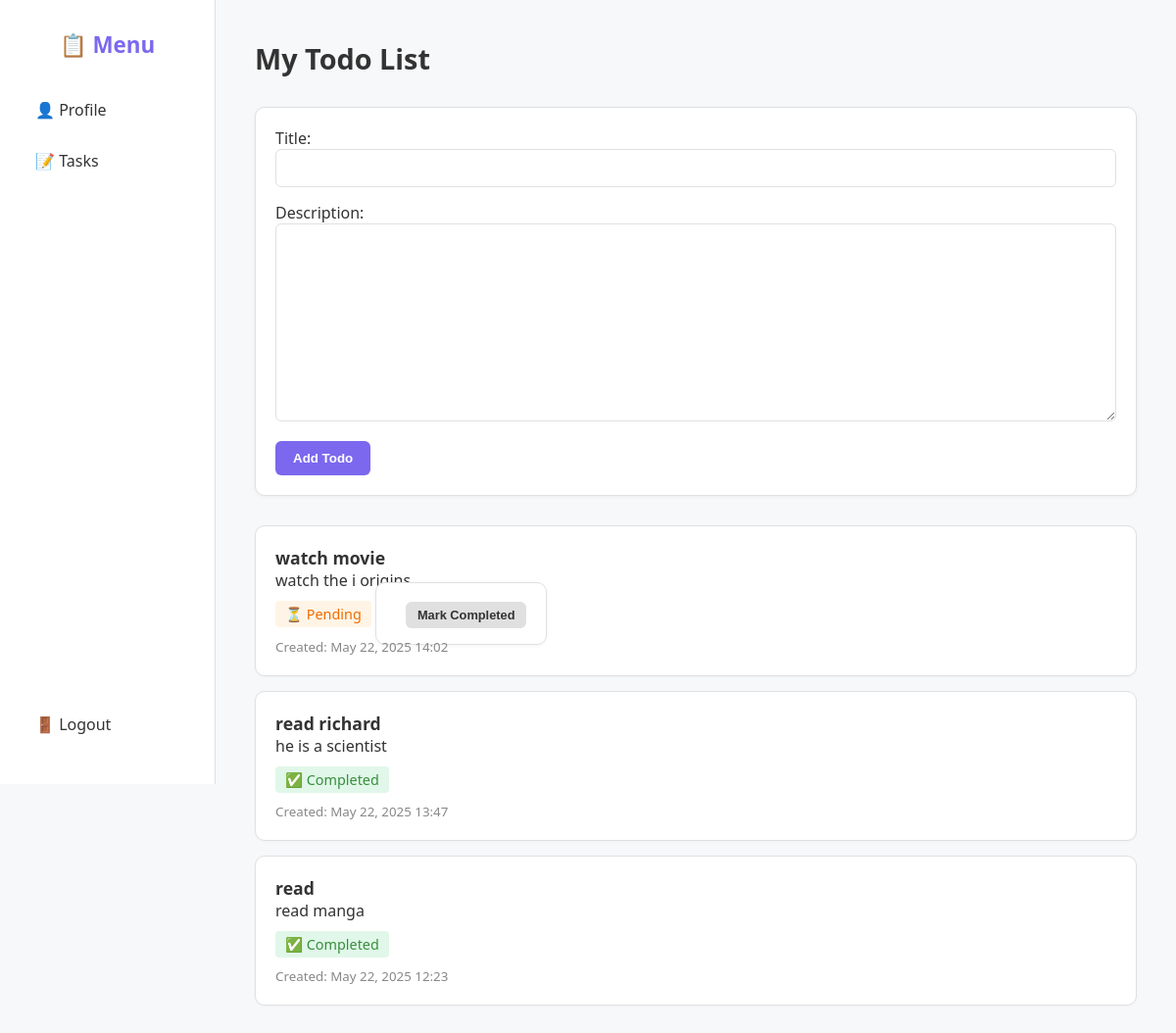
The app's page /, older data.
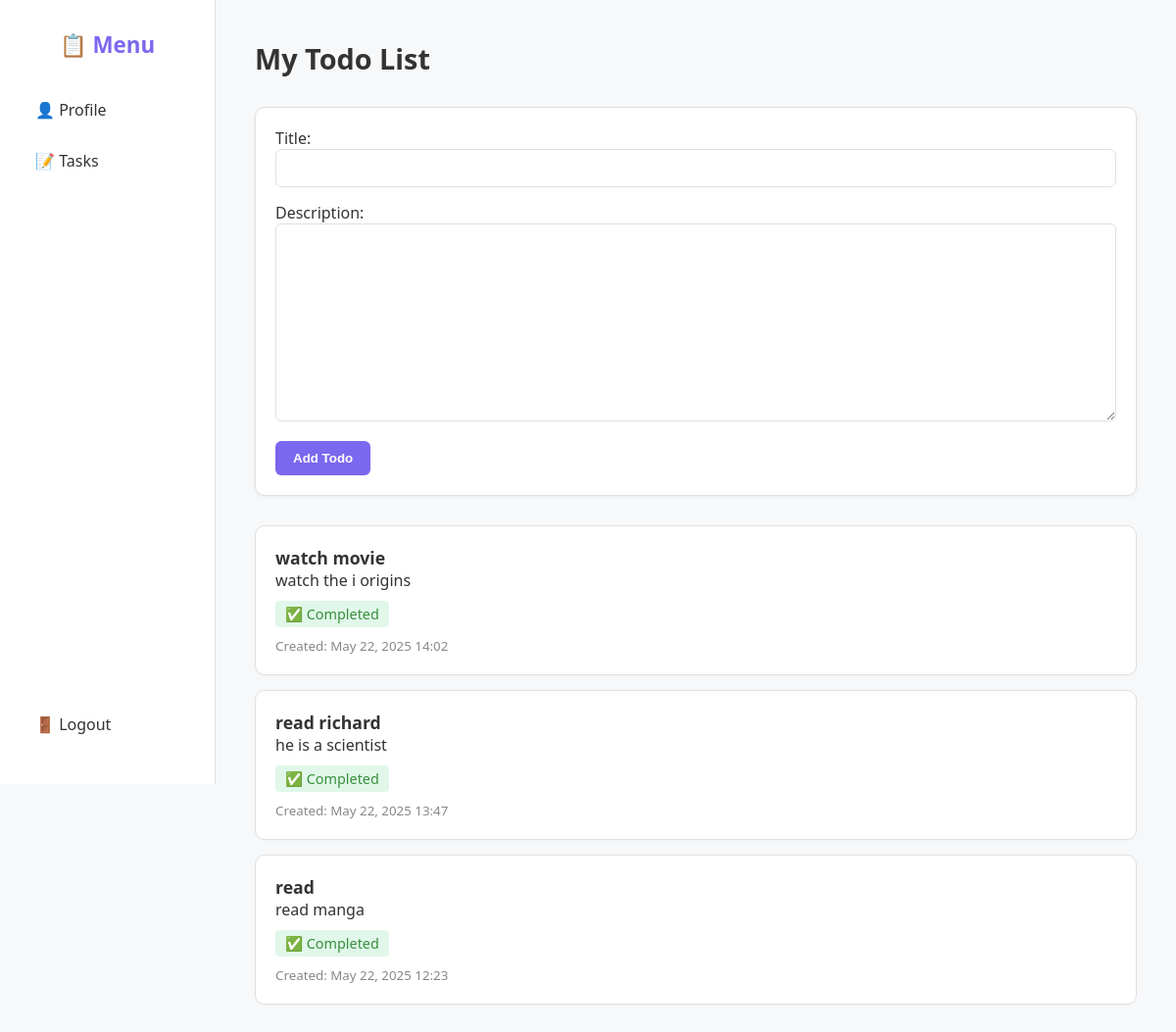
The same page, newer data.
### todos/models.py (models this page shows, shortened)
class Todo(models.Model):
    title = models.CharField(max_length=200)
    description = models.TextField()
    completed = models.BooleanField(default=False)
    created_at = models.DateTimeField(auto_now_add=True)
    updated_at = models.DateTimeField(auto_now=True)

### todos/views.py (the view)
# urls.py: 2. Add a URL to urlpatterns:  path('', views.home, name='home')
def home(request):
    if request.method == 'POST':
        form = TodoForm(request.POST)
        if form.is_valid():
            form.save()
            return redirect('home')
    else:
        form = TodoForm()
    todos = Todo.objects.all().order_by('-created_at')
    return render(request, 'todos/home.html', {'form': form, 'todos': todos})

### todos/forms.py
class TodoForm(forms.ModelForm):
    class Meta:
        model = Todo
        fields = ['title', 'description'] #'completed'

### todos/templates/todos/home.html (shortened to what this page needs)
<!DOCTYPE html>
<html lang="en">
<head>
</head>
<body>
<div class="sidebar">
  <div class="menu-top">
    <h2>📋 Menu</h2>
    <a href="{% url 'profile' %}">👤 Profile</a>
    <a href="{% url 'home' %}">📝 Tasks</a>
  </div>
  <div class="logout-bottom">
    <a href="{% url 'logout' %}">🚪 Logout</a>
  </div>
</div>
  <div class="main-content">
    <h1>My Todo List</h1>
    <form method="POST">
      {{ form.as_p }}
      <button type="submit">Add Todo</button>
    </form>
    <ul>
      {% for todo in todos %}
        <li>
          <strong>{{ todo.title }}</strong>
          <p>{{ todo.description }}</p>
          <span class="status {% if todo.completed %}completed{% else %}pending{% endif %}">
            {% if todo.completed %}
              ✅ Completed
            {% else %}
              ⏳ Pending
            {% endif %}
          </span>
          {% if not todo.completed %}
          <form method="POST" action="{% url 'mark_completed' todo.id %}" class="mark-completed-form">
            <button type="submit">Mark Completed</button>
          </form>
          {% endif %}
          <small>Created: {{ todo.created_at|date:"M d, Y H:i" }}</small>
        </li>
      {% empty %}
        <li>No todos yet.</li>
      {% endfor %}
    </ul>
  </div>
</body>
</html>

### todos/templates/todos/home.html (style rules this page uses)
:root { --primary: #7b68ee; --bg: #f7f8fa; --text: #333; --muted: #888; --sidebar-bg: #ffffff; --card-bg: #ffffff; --border: #e0e0e0; }
* { box-sizing: border-box; margin: 0; padding: 0; }
body { font-family: 'Segoe UI', Tahoma, sans-serif; background-color: var(--bg); color: var(--text); display: flex; }
.sidebar { width: 220px; background-color: var(--sidebar-bg); border-right: 1px solid var(--border); padding: 30px 20px; height: 100vh; position: fixed; display: flex; flex-direction: column; justify-content: space-between; }
.menu-top a, .logout-bottom a { display: block; padding: 10px 16px; color: var(--text); text-decoration: none; border-radius: 6px; margin-bottom: 10px; transition: background 0.2s ease; }
.sidebar h2 { font-size: 1.4rem; font-weight: 600; margin-bottom: 30px; color: var(--primary); text-align: center; }
.sidebar a { display: block; padding: 10px 16px; color: var(--text); text-decoration: none; border-radius: 6px; margin-bottom: 10px; transition: background 0.2s ease; }
.main-content { margin-left: 220px; padding: 40px; width: 100%; }
h1 { font-size: 1.8rem; font-weight: 600; margin-bottom: 30px; }
form { background: var(--card-bg); padding: 20px; border-radius: 10px; box-shadow: 0 1px 4px rgba(0, 0, 0, 0.05); margin-bottom: 30px; border: 1px solid var(--border); }
input[type="text"], textarea { width: 100%; padding: 10px; margin-bottom: 15px; border: 1px solid var(--border); border-radius: 6px; font-size: 0.95rem; }
button { background-color: var(--primary); color: white; border: none; padding: 10px 18px; border-radius: 6px; font-weight: 600; cursor: pointer; transition: background 0.3s ease; }
ul { list-style: none; margin-top: 20px; }
li { background: var(--card-bg); border: 1px solid var(--border); border-radius: 10px; padding: 20px; margin-bottom: 15px; box-shadow: 0 1px 3px rgba(0, 0, 0, 0.03); }
li strong { font-size: 1.1rem; }
.status { display: inline-block; margin-top: 10px; font-size: 0.9rem; padding: 4px 10px; border-radius: 4px; }
.completed { background-color: #e0f7e9; color: #388e3c; }
small { display: block; margin-top: 10px; color: var(--muted); }

Row changes from the older to the newer data that the page shows:
changed Todo "watch movie": completed "⏳ Pending Mark Completed" → "✅ Completed"
